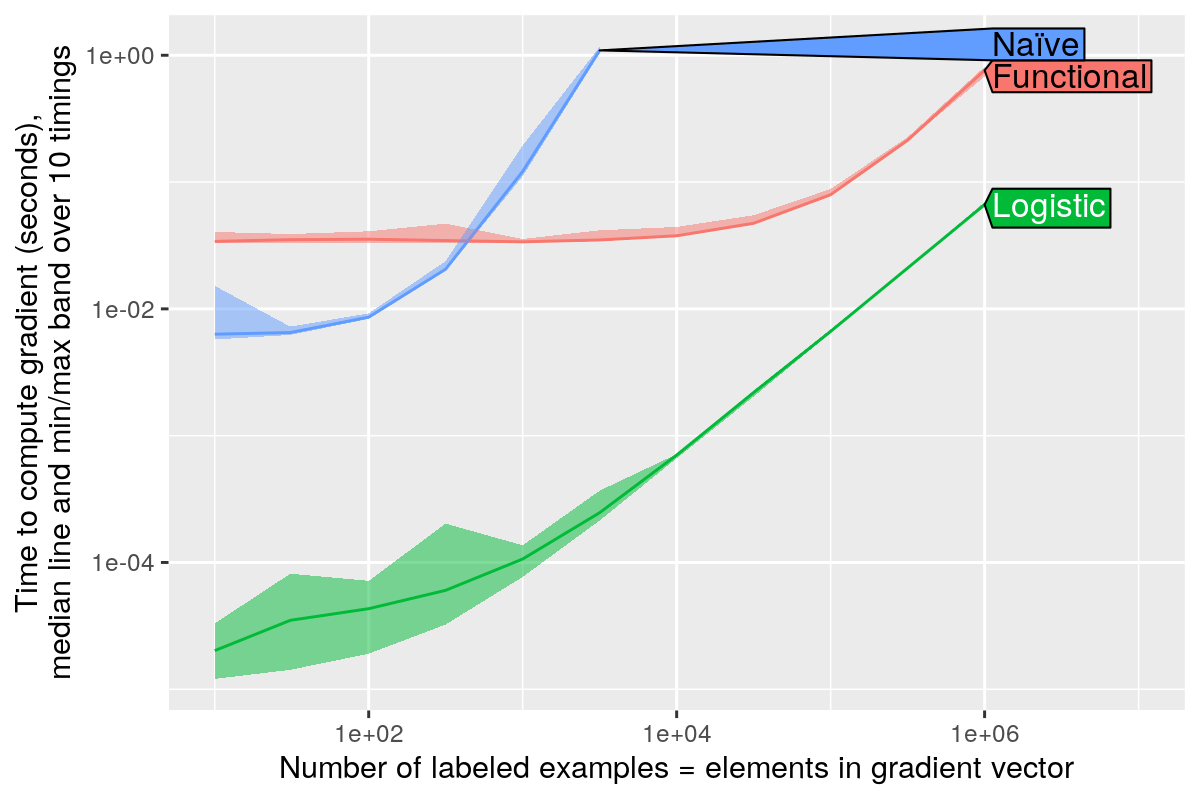

This figure's R source:
library(data.table)
library(ggplot2)
timing.dt <- data.table::fread("figure-timing-grad-squared-hinge-data.csv")
stats.dt <- timing.dt[, .(
  max=max(seconds),
  median=median(seconds),
  min=min(seconds)
), by=.(N, prediction.order, algorithm)]

func.only <- stats.dt[algorithm=="Functional"]
gg <- ggplot()+
  facet_grid(. ~ algorithm, labeller=label_both)+
  geom_line(aes(
    N, median, color=prediction.order),
    data=func.only)+
  geom_ribbon(aes(
    N, ymin=min, ymax=max, fill=prediction.order),
    alpha=0.5,
    data=func.only)+
  scale_x_log10(
    "Number of labeled examples = elements in gradient vector",
    limits=func.only[, c(min(N), max(N)*10)])+
  scale_y_log10(
    "Time to compute gradient (seconds),
median line and min/max band over 10 timings")
dl <- directlabels::direct.label(gg, "right.polygons")
png("figure-timing-grad-squared-hinge-sorted.png", width=6, height=4, units="in", res=200)
print(dl)
dev.off()

one <- stats.dt[prediction.order=="unsorted"]
gg <- ggplot()+
  geom_line(aes(
    N, median, color=algorithm),
    data=one)+
  geom_ribbon(aes(
    N, ymin=min, ymax=max, fill=algorithm),
    alpha=0.5,
    data=one)+
  scale_x_log10(
    "Number of labeled examples = elements in gradient vector",
    limits=one[, c(min(N), max(N)*10)])+
  scale_y_log10(
    "Time to compute gradient (seconds),
median line and min/max band over 10 timings")
dl <- directlabels::direct.label(gg, "right.polygons")
png("figure-timing-grad-squared-hinge.png", width=6, height=4, units="in", res=200)
print(dl)
dev.off()

